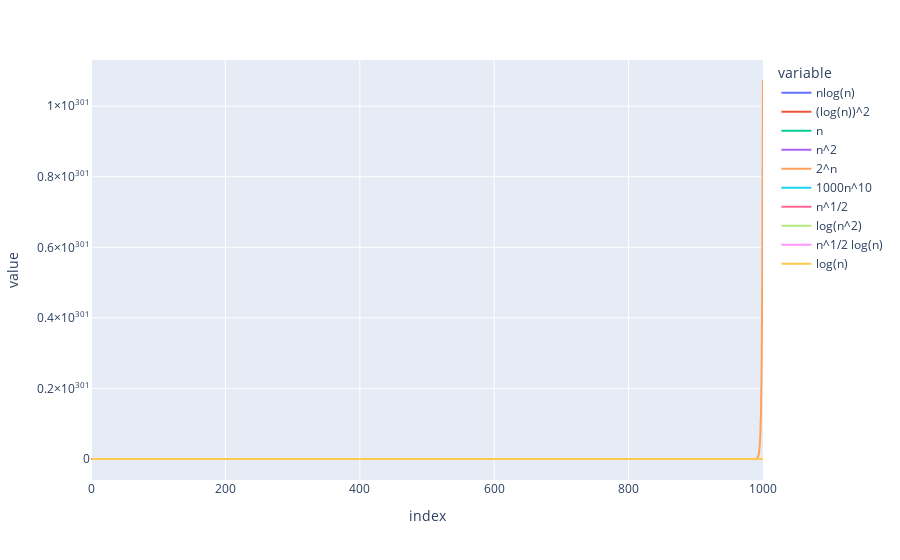

Notebook source saved alongside this figure:
### Markdown cell above
Ordonner (sans justification) les fonctions suivantes par ordre de croissance, en
groupant ensemble les fonctions qui ont le même ordre de croissance. Vous pouvez
vérifier vos réponses en dessinant le graphes de ces fonctions à l'aide du module
`matplotlib` comme au TP précédent.

$$n \log_2 (n), \; (\log_2(n))^2, \; n, \; n^2, \; 2^n, \; 1000n^{10}, \; \sqrt{n}, \;
(\log_2(n^2)), \; \sqrt{n} \log_2 (n), \; \log_2 (n).$$


<font color=grey> S'aider des affirmations suivantes :
- Si $\lim_{n \rightarrow \infty}\frac{g(n)}{f(n)} = +\infty$ alors $f(n) = \mathcal{O}(g(n))$ 
- Si $\lim_{n \rightarrow \infty}\frac{f(n)}{g(n)} = 0$ alors  $f(n) = \mathcal{O}(g(n))$
</font>

$$ \log_2 (n) ; \log_2(n^2), \sqrt{n} ; \sqrt{n} \log_2 (n), (\log_2(n))^2 ; n ; n \log_2 (n) ; n^2 ; ; 1000n^{10} ; 2^n$$

### Code cell
import plotly.express as px
import pandas as pd
import numpy as np
import matplotlib.pyplot as plt
from scipy.special import factorial

val = pd.DataFrame();

x1 = 0
x2 = 1000
dx = 1

X = np.arange(x1, x2 + dx, dx, dtype=np.float64)

val['nlog(n)'] = X * np.log(X)
val['(log(n))^2'] = np.log(X)**2
val['n'] = X
val['n^2'] = X**2
val['2^n'] = 2**X
val['1000n^10'] = 1000 * X**10
val['n^1/2'] = X**0.5
val['log(n^2)'] = np.log(X**2)
val['n^1/2 log(n)'] = X**0.5 * np.log(X)
val['log(n)'] = np.log(X)


val.index = X.round(1)


plt.show()
graph = px.line(data_frame=val)
graph.show()

val

### Figure 1 — Plotly figure (JSON) as saved in the notebook; plotly's stock layout.template omitted (floating-point values rounded to 4 significant figures; data arrays with more than 128 entries replaced by an {"elided": "..."} marker saying what was removed)
{"data": [{"hovertemplate": "variable=nlog(n)<br>index=%{x}<br>value=%{y}<extra></extra>", "legendgroup": "nlog(n)", "line": {"color": "#636efa", "dash": "solid"}, "marker": {"symbol": "circle"}, "mode": "lines", "name": "nlog(n)", "showlegend": true, "type": "scattergl", "x": {"elided": "1001 int values"}, "xaxis": "x", "y": {"elided": "1001 float values"}, "yaxis": "y"}, {"hovertemplate": "variable=(log(n))^2<br>index=%{x}<br>value=%{y}<extra></extra>", "legendgroup": "(log(n))^2", "line": {"color": "#EF553B", "dash": "solid"}, "marker": {"symbol": "circle"}, "mode": "lines", "name": "(log(n))^2", "showlegend": true, "type": "scattergl", "x": {"elided": "1001 int values"}, "xaxis": "x", "y": {"elided": "1001 float values"}, "yaxis": "y"}, {"hovertemplate": "variable=n<br>index=%{x}<br>value=%{y}<extra></extra>", "legendgroup": "n", "line": {"color": "#00cc96", "dash": "solid"}, "marker": {"symbol": "circle"}, "mode": "lines", "name": "n", "showlegend": true, "type": "scattergl", "x": {"elided": "1001 int values"}, "xaxis": "x", "y": {"elided": "1001 int values"}, "yaxis": "y"}, {"hovertemplate": "variable=n^2<br>index=%{x}<br>value=%{y}<extra></extra>", "legendgroup": "n^2", "line": {"color": "#ab63fa", "dash": "solid"}, "marker": {"symbol": "circle"}, "mode": "lines", "name": "n^2", "showlegend": true, "type": "scattergl", "x": {"elided": "1001 int values"}, "xaxis": "x", "y": {"elided": "1001 int values"}, "yaxis": "y"}, {"hovertemplate": "variable=2^n<br>index=%{x}<br>value=%{y}<extra></extra>", "legendgroup": "2^n", "line": {"color": "#FFA15A", "dash": "solid"}, "marker": {"symbol": "circle"}, "mode": "lines", "name": "2^n", "showlegend": true, "type": "scattergl", "x": {"elided": "1001 int values"}, "xaxis": "x", "y": {"elided": "1001 float values"}, "yaxis": "y"}, {"hovertemplate": "variable=1000n^10<br>index=%{x}<br>value=%{y}<extra></extra>", "legendgroup": "1000n^10", "line": {"color": "#19d3f3", "dash": "solid"}, "marker": {"symbol": "circle"}, "mode": "lines", "name": "1000n^10", "showlegend": true, "type": "scattergl", "x": {"elided": "1001 int values"}, "xaxis": "x", "y": {"elided": "1001 float values"}, "yaxis": "y"}, {"hovertemplate": "variable=n^1/2<br>index=%{x}<br>value=%{y}<extra></extra>", "legendgroup": "n^1/2", "line": {"color": "#FF6692", "dash": "solid"}, "marker": {"symbol": "circle"}, "mode": "lines", "name": "n^1/2", "showlegend": true, "type": "scattergl", "x": {"elided": "1001 int values"}, "xaxis": "x", "y": {"elided": "1001 float values"}, "yaxis": "y"}, {"hovertemplate": "variable=log(n^2)<br>index=%{x}<br>value=%{y}<extra></extra>", "legendgroup": "log(n^2)", "line": {"color": "#B6E880", "dash": "solid"}, "marker": {"symbol": "circle"}, "mode": "lines", "name": "log(n^2)", "showlegend": true, "type": "scattergl", "x": {"elided": "1001 int values"}, "xaxis": "x", "y": {"elided": "1001 float values"}, "yaxis": "y"}, {"hovertemplate": "variable=n^1/2 log(n)<br>index=%{x}<br>value=%{y}<extra></extra>", "legendgroup": "n^1/2 log(n)", "line": {"color": "#FF97FF", "dash": "solid"}, "marker": {"symbol": "circle"}, "mode": "lines", "name": "n^1/2 log(n)", "showlegend": true, "type": "scattergl", "x": {"elided": "1001 int values"}, "xaxis": "x", "y": {"elided": "1001 float values"}, "yaxis": "y"}, {"hovertemplate": "variable=log(n)<br>index=%{x}<br>value=%{y}<extra></extra>", "legendgroup": "log(n)", "line": {"color": "#FECB52", "dash": "solid"}, "marker": {"symbol": "circle"}, "mode": "lines", "name": "log(n)", "showlegend": true, "type": "scattergl", "x": {"elided": "1001 int values"}, "xaxis": "x", "y": {"elided": "1001 float values"}, "yaxis": "y"}], "layout": {"legend": {"title": {"text": "variable"}, "tracegroupgap": 0}, "margin": {"t": 60}, "xaxis": {"anchor": "y", "domain": [0, 1], "title": {"text": "index"}}, "yaxis": {"anchor": "x", "domain": [0, 1], "title": {"text": "value"}}}}
